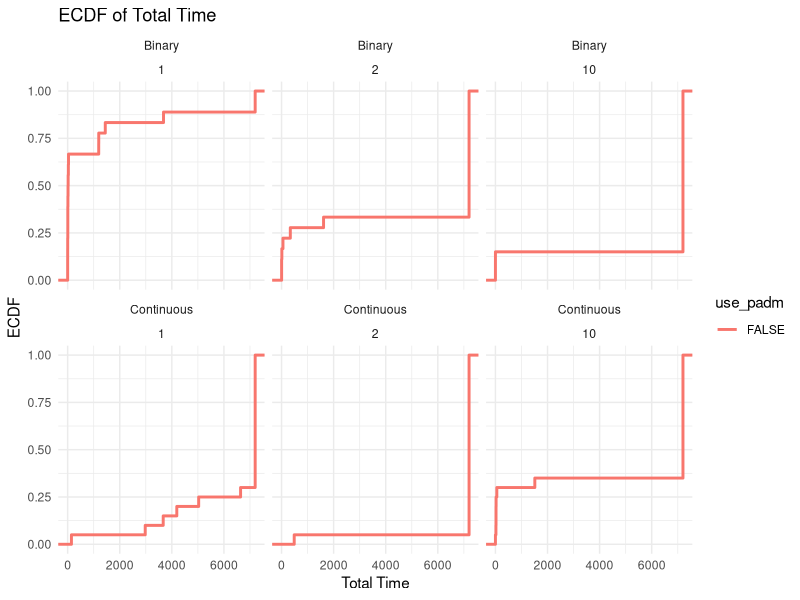
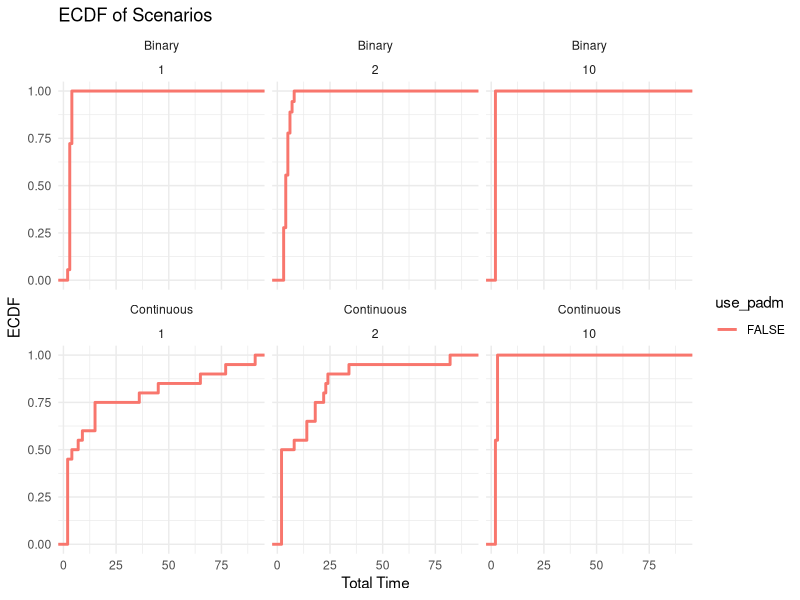
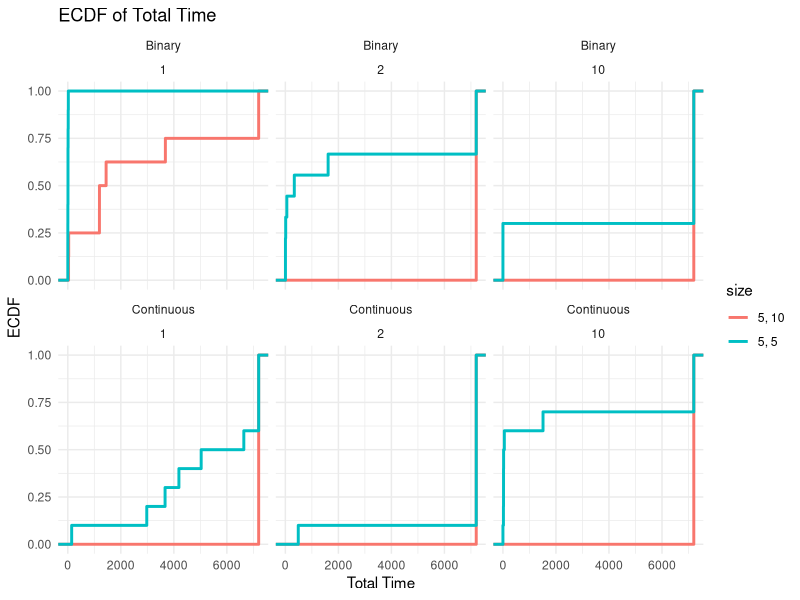

The R source for these figures, in order:
## ---- chunk 1
library(rmarkdown)
library(kableExtra)
library(ggplot2)
library(stringr)
suppressPackageStartupMessages(library(dplyr))
## ---- chunk 2
results = read.csv("results.csv", header = FALSE)
colnames(results) = c("tag", "instance", "n_customers", "n_facilities", "Gamma", "follower_type", "use_padm", "total_time", "status", "reason", "best_bound", "best_obj", "n_iterations", "n_scenarios", "master_time", "separation_time")
#results = results %>% mutate(instance = basename(instance))
#results$tag = NULL
results = results %>% mutate(total_time = ifelse(total_time > 7200, 7200, total_time))
#matches = str_match(results$instance, "instance_(\\d+)_(\\d+)_(\\d+)_\\d+\\.txt")
#results = data.frame(
#  results,
#  n_facilites = as.numeric(matches[,2]),
#  n_customers = as.numeric(matches[,3]),
#  ratio = as.numeric(matches[,4]) / 100
#)
results$use_padm = as.logical(results$use_padm)
results$size = paste0(results$n_facilities, ", ", results$n_customers)
paged_table(results)
## ---- chunk 3
ggplot(results, aes(x = total_time, color = use_padm)) +
  stat_ecdf(geom = "step", linewidth = 1) +
  labs(title = "ECDF of Total Time",
       x = "Total Time",
       y = "ECDF") +
  facet_wrap(follower_type~Gamma) +
  theme_minimal()

ggplot(results, aes(x = n_scenarios, color = use_padm)) +
  stat_ecdf(geom = "step", linewidth = 1) +
  labs(title = "ECDF of Scenarios",
       x = "Total Time",
       y = "ECDF") +
  facet_wrap(follower_type~Gamma) +
  theme_minimal()

ggplot(results, aes(x = total_time, color = size)) +
  stat_ecdf(geom = "step", linewidth = 1) +
  labs(title = "ECDF of Total Time",
       x = "Total Time",
       y = "ECDF") +
  facet_wrap(follower_type~Gamma) +
  theme_minimal()
## ---- chunk 4
summary_table = results %>%
  filter(total_time < 7200) %>%
  group_by(follower_type, use_padm, n_facilities, n_customers, Gamma) %>%
  summarise(
    n_solved = n(),
    avg_total_time = mean(total_time, na.rm = TRUE),
    avg_master_time = mean(master_time, na.rm = TRUE),
    avg_separation_time = mean(separation_time, na.rm = TRUE),
    avg_n_scenarios = mean(n_scenarios, na.rm = TRUE),
    n_optimal = sum(status == "Optimal"),
    statuses = toString(unique(status)),
    .groups = "drop"
  )

knitr::kable(
    summary_table,
    digits = c(0, 0, 0, 0, 2, 0, 2, 2, 2, 0, 0),
    booktabs = TRUE,
    longtable = TRUE,
    col.names = c("Follower", "PADM", "$\\vert V_1 \\vert$", 
      "$\\vert V_2 \\vert$",  "$\\Gamma$", "Solved", "Total Time", 
      "Master Time", "Separation Time", "# Scenarios", "Optimal", "Statuses"),
    caption = "Summary table"
  ) %>%
  kable_classic(latex_options = "hold_position") %>%
  add_header_above(c(" " = 5, "Solved Instances" = 5, "Status Info" = 2))
